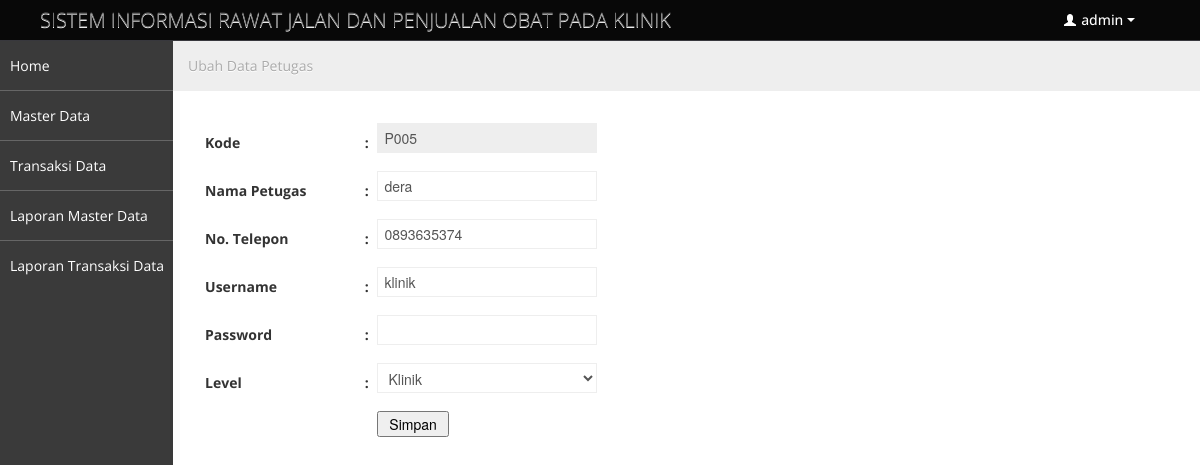
The app's page /dasboard.php?page=Petugas-Edit&Kode=P005 (signed in) with its own data.
### tables this page shows
CREATE TABLE IF NOT EXISTS `petugas` (
  `kd_petugas` char(4) NOT NULL,
  `nm_petugas` varchar(100) NOT NULL,
  `no_telepon` varchar(20) NOT NULL,
  `username` varchar(20) NOT NULL,
  `password` varchar(200) NOT NULL,
  `level` varchar(20) NOT NULL DEFAULT 'Kasir',
  PRIMARY KEY (`kd_petugas`)
);

### petugas_edit.php (the view, shortened to what this page needs)
<th colspan="3"><ul class="breadcrumb">
				<li>
					Ubah Data Petugas
				</li>
			</ul></th>
<?php
$Kode	= isset($_GET['Kode']) ?  $_GET['Kode'] : $_POST['txtKode'];
$mySql	= "SELECT * FROM petugas WHERE kd_petugas='$Kode'";
$myQry	= mysql_query($mySql, $koneksidb)  or die ("Query ambil data salah : ".mysql_error());
$myData = mysql_fetch_array($myQry);
	$dataKode		= $myData['kd_petugas'];
	$dataNama		= isset($_POST['txtNama']) ? $_POST['txtNama'] : $myData['nm_petugas'];
	$dataUsername	= isset($_POST['txtUsername']) ? $_POST['txtUsername'] : $myData['username'];
	$dataTelepon	= isset($_POST['txtTelepon']) ? $_POST['txtTelepon'] : $myData['no_telepon'];
	$dataLevel		= isset($_POST['cmbLevel']) ? $_POST['cmbLevel'] : $myData['level'];
?>
<form action="<?php $_SERVER['PHP_SELF']; ?>" method="post" name="form1" target="_self">
  <table width="100%" class="table-list" border="0" cellspacing="1" cellpadding="4">
    <tr>
      <td width="181"><b>Kode</b></td>
      <td width="5"><b>:</b></td>
      <td width="1000"> <input name="textfield" type="text"  value="<?php echo $dataKode; ?>" size="10" maxlength="10"  readonly="readonly"/>
      <input name="txtKode" type="hidden" value="<?php echo $dataKode; ?>" /></td>
    </tr>
    <tr>
      <td><b>Nama Petugas </b></td>
      <td><b>:</b></td>
      <td><input name="txtNama" type="text" value="<?php echo $dataNama; ?>" size="80" maxlength="100" /></td>
    </tr>
    <tr>
      <td><b>No. Telepon </b></td>
      <td><b>:</b></td>
      <td><input name="txtTelepon" type="text" value="<?php echo $dataTelepon; ?>" size="60" maxlength="20" /></td>
    </tr>
    <tr>
      <td><b>Username</b></td>
      <td><b>:</b></td>
      <td><input name="txtUsername" type="text"  value="<?php echo $dataUsername; ?>" size="60" maxlength="20" />
      <input name="txtUsernameLm" type="hidden" value="<?php echo $myData['username']; ?>" /></td>
    </tr>
    <tr>
      <td><b>Password</b></td>
      <td><b>:</b></td>
      <td><input name="txtPassword" type="password" size="60" maxlength="20" />
      <input name="txtPassLama" type="hidden" value="<?php echo $myData['password']; ?>" /></td>
    </tr>
    <tr>
      <td><b>Level</b></td>
      <td><b>:</b></td>
      <td><b>
        <select name="cmbLevel">
          <?php
		  $pilihan	= array("Klinik", "Apotek", "Admin");
          foreach ($pilihan as $nilai) {
            if ($dataLevel==$nilai) {
                $cek=" selected";
            } else { $cek = ""; }
            echo "<option value='$nilai' $cek>$nilai</option>";
          }
          ?>
        </select>
      </b></td>
    </tr>
    <tr>
      <td>&nbsp;</td>
      <td>&nbsp;</td>
      <td>
        <input type="submit" name="btnSimpan" value=" Simpan " /> </td>
    </tr>
  </table>
</form>

### dasboard.php (shortened to what this page needs)
<?php
include_once "library/inc.connection.php";
?>
<!DOCTYPE html>
<html lang="en">
<head>
	<link id="bootstrap-style" href="css/bootstrap.min.css" rel="stylesheet">
	<link href="css/bootstrap-responsive.min.css" rel="stylesheet">
	<link id="base-style" href="css/style.css" rel="stylesheet">
	<link id="base-style-responsive" href="css/style-responsive.css" rel="stylesheet">
    <link rel="stylesheet" type="text/css" href="plugins/tigra_calendar/tcal.css" />
</head>
<body>
	<div class="navbar">
		<div class="navbar-inner">
			<div class="container-fluid">
					<a class="brand" href="index.html">SISTEM INFORMASI RAWAT JALAN DAN PENJUALAN OBAT PADA KLINIK </a>
				<div class="nav-no-collapse header-nav">
					<ul class="nav pull-right">
						<?php
$mySql = "SELECT * FROM petugas WHERE kd_petugas='".$_SESSION['SES_LOGIN']."'";
$myQry = mysql_query($mySql, $koneksidb)  or die ("Query user salah : ".mysql_error());
$myData= mysql_fetch_array($myQry);
?>
						<li class="dropdown">
							<a class="btn dropdown-toggle" data-toggle="dropdown" href="#">
								<i class="halflings-icon white user"></i> <?php echo $myData['username']; ?>
								<span class="caret"></span>
							</a>
						</li>
					</ul>
				</div>
		  </div>
		</div>
	</div>
		<div class="container-fluid-full">
		<div class="row-fluid">
			<div id="sidebar-left" class="span2">
				<div class="nav-collapse sidebar-nav">
				<?php include "menu.php"; ?></div>
			</div>
			<div id="content" class="span10">
<?php include "buka_file.php";?>
          </div>
		</div>
		</div>
</body>
</html>

### css/style.css (style rules this page uses)
body { background: #F5F5F5; color: #333; border: none; font-family: 'Open Sans', sans-serif; font-weight: 400; }
a { color: #646464; }
.navbar { margin-bottom: 0px; }
.navbar-inner { margin-bottom: 0px; min-height: 40px; padding-right: 20px; padding-left: 20px; background: #080808; filter: none; text-shadow: 1px 1px 1px #0a0c0e; border: none; color: #fff; -webkit-border-radius: 0px; -moz-border-radius: 0px; border-radius: 0px; *zoom: 1; border-bottom: 1px solid #38383D; }
.navbar-inner a { color: #7b7b7b; text-shadow: 0 -1px 1px #0b090a; }
.navbar-inner a i { margin-top: 2px; }
.header-nav { padding: 0px; color: #fff !important; background: #000 !important; }
.header-nav .nav { margin: 0px; }
.header-nav .btn { display: inline-block; padding: 21px 20px; margin-top: 0px; margin-left: 0px; font-size: 14px; line-height: 20px; text-align: center; text-shadow: none; vertical-align: middle; cursor: pointer; background: transparent; border-left: none; border-right: none; border-top: 0px; border-bottom: 0px; -webkit-border-radius: 0px; -moz-border-radius: 0px; border-radius: 0px; -webkit-box-shadow: none !important; -moz-box-shadow: none !important; box-shadow: none !important; }
.header-nav a.btn { color: #fff !important; text-shadow: none !important; padding: 10px 25px !important; }
.header-nav .btn .caret { border-top-color: #fff !important; border-bottom-color: #fff !important; }
#sidebar-left { background: #3A3A3A; }
#content { background: #ffffff; filter: none; min-height: 100%; padding: 20px 20px; position: relative; }
.breadcrumb { margin: -28px -28px 28px -28px; line-height: 34px; background: #eee; border: 0px; color: #aaa; -webkit-box-shadow: none; -moz-box-shadow: none; box-shadow: none; -webkit-border-radius: 0px; -moz-border-radius: 0px; border-radius: 0px; }
.btn { display: inline-block; padding: 6px 12px; margin-bottom: 0; font-size: 14px; font-weight: 500; line-height: 20px; text-align: center; white-space: nowrap; vertical-align: middle; cursor: pointer; border: 1px solid #a7a9aa; -webkit-border-radius: 0px !important; border-radius: 0px !important; }
.btn i { margin-top: 2px; }
.btn { color: #ffffff; background-color: #a7a9aa; border-color: #a7a9aa; background-image: none; filter: none; text-shadow: none; }

### css/style-responsive.css (style rules this page uses)
@media (min-width: 1200px) { .container-fluid-full { overflow: hidden; position: relative; height: 100%; } }
@media (min-width: 1200px) { #content { width: 85.578%; padding: 28px; margin: 0px 0px; margin-left: 14.422% !important; } }
@media (min-width: 1200px) { #sidebar-left { background: #3A3A3A; margin-left: 0px !important; position: absolute; height: 100%; } }

### css/halflings.css (style rules this page uses)
html, html .halflings { -webkit-font-smoothing: antialiased !important; }
.halflings-icon { display: inline-block; width: 14px; height: 14px; line-height: 14px; vertical-align: text-top; background-image: url(../img/glyphicons_halflings.svg); background-position: 0 0; background-repeat: no-repeat; vertical-align: top; *display: inline; *zoom: 1; *margin-right: .3em; }
.halflings-icon.white { background-image: url(../img/glyphicons_halflings-white.svg); }
.halflings-icon.user { background-position: -168px 0; }

### records on screen
petugas: username "admin"
petugas: textfield "P005", txtNama "dera", txtTelepon "0893635374", txtUsername "klinik"

### other values on screen
form field cmbLevel "Klinik"
